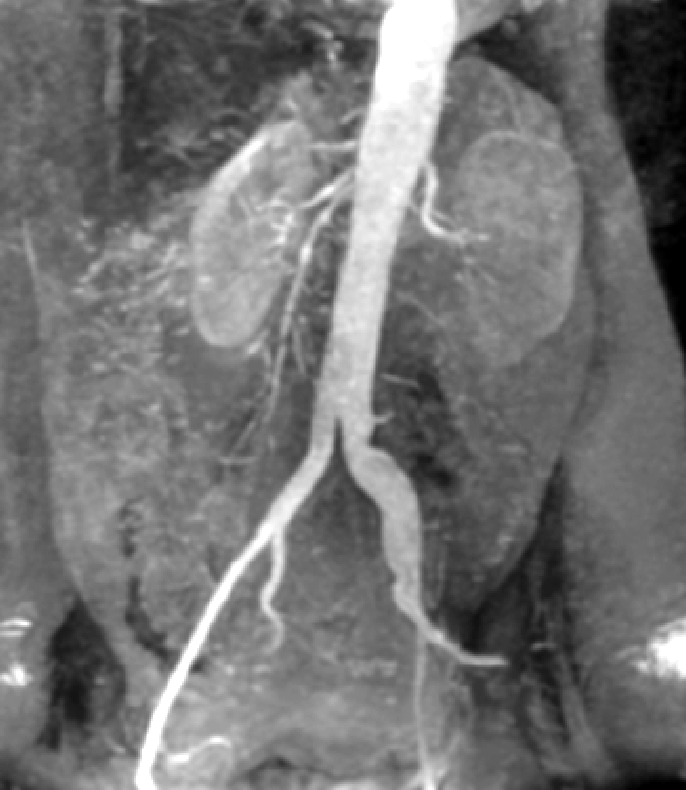
#> input picture CH02/Fig0235(c)(kidney_original).tif, 686 x 790 px, found by its file name
$ python A_expt6b.py
#> lines starting #> are read from the running program, lines starting #| are printed output that depends on the picture
### important_classes/filters.py
'''
Filters:

    Notes:
    * The contents are designed for gray scale images

    # height         : no of rows in image
    # width          : no of columns in image
    # r              : height of original image
    # c              : width of original image
    # d_h            : needed height of padding /selecting neighbourhood
    # d_w            : needed width of padding /selecting neighbourhood
    # m_d_h          : max height of padding /selecting neighbourhood
    # m_d_w          : max width of padding /selecting neighbourhood
    # p_h            : image height after padding
    # p_w            : image width after padding
    # size_org       : size of original image
    # imax           : max possible intensity in the image
    # imin           : min possible intensity in the image
    # nh             : neighbourhood


    * Attributes:
        ** Filter Masks
            *** Smoothening Filter Masks
                # am_mask           : arithmetic filter mask
                # gaussian_mask     : gaussian filter mask

            *** Sharpening Filter Masks
                *** Laplacian Masks
                    # lap_mask90_le     : 90 degrees Laplacian mask (light edges)
                    # lap_mask90_de     : 90 degrees Laplacian mask (dark edges)
                    # lap_mask45_le     : 45 degrees Laplacian mask (light edges)
                    # lap_mask45_de     : 45 degrees Laplacian mask (dark edges)
                *** Line Detection Masks
                    # line_mask_x         : Horizontal line detection mask
                    # line_mask_y         : Vertical line detection mask
                    # line_mask_pxy       : 45 degrees diagonal line detection mask
                    # line_mask_nxy       : -45 degrees diagonal line detection mask
                *** Prewitt Masks
                    # prew_mask_x        : Horizontal Prewitt mask
                    # prew_mask_y        : Vertical Prewitt mask
                    # prew_mask_pxy      : 45 degrees diagonal Prewitt mask
                    # prew_mask_nxy      : -45 degrees diagonal Prewitt mask
                *** Sobel Masks
                    sobel_mask_x         : Horizontal Sobel mask
                    sobel_mask_y         : Vertical Sobel mask
                    sobel_mask_pxy       : 45 degrees diagonal Sobel mask
                    sobel_mask_nxy       : -45 degrees diagonal Sobel mask

            *** Smoothening Filters
                # am_flt            : arithmetic mean filter
                # gm_flt            : geometric mean filter
                # hm_flt            : harmonic mean filter
                # chm_flt           : contraharmonic filter

                **** Order Statistic Filters
                    # median_flt    : median filter
                    # max_flt       : max filter
                    # min_flt       : min filter
                    # midpt_flt     : midpoint filter
                    # alptrm_flt    : alpha-trimmed mean filter

            *** Minimum Mean Square Error (Weiner) Filtering

    * Methods:
        ** Pre-Post Processing
            # pad_img           : used to pad an image
            # unpad_img         : used to unpad a padded image
            # isc               : intensity scaling correction

        ** Applying Filters / Masks
            # flt_apply           : used to apply filters by passing flts / masks and image

        ** Adaptive Filters
            # adpt_median_flt           : adaptive median filter
            # adpt_lclnr_flt            : adaptive local noise reduction filter

        ** Frequency Domain Filters
            *** Laplacian Masks
            # idl_lp_flt                : ideal low pass filter
            # idl_hp_flt                : ideal high pass filter
            # bw_lp_flt                 : butterworth low pass filter
            # glp_flt                   : gaussian low pass filter
            # ghp_flt                   : gaussian high pass filter


'''

# Important imports
import numpy as np

class Filters():

    def __init__(self):
        '''Filter masks: Smoothening'''
        self.am_mask=lambda order:(1/(order**2))*np.ones((order,order))
        self.guassian_mask=lambda order,sigma:np.array([np.exp(-(x**2+y**2)/2*(sigma**2)) for x in range(-int(order/2),int(order/2)+1) for y in range(-int(order/2),int(order/2)+1)]).reshape(order,order)

    # # # # # # # # # # # # # # # # # # # # # # # # #
        '''Filter masks: Sharpening'''

        # Laplacian Masks:
        self.lap_mask90_le=np.array([[0,1,0],[1,-4,1],[0,1,0]])
        self.lap_mask90_de=np.array([[0,-1,0],[-1,4,-1],[0,-1,0]])
        self.lap_mask45_le=np.array([[1,1,1],[1,-8,1],[1,1,1]])
        self.lap_mask45_de=np.array([[-1,-1,-1],[-1,8,-1],[-1,-1,-1]])

        # Line Detection Masks:
        self.line_mask_x=np.array([[-1,-1,-1],[2,2,2],[-1,-1,-1]])
        self.line_mask_y=np.array([[-1,2,-1],[-1,2,-1],[-1,2,-1]])
        self.line_mask_pxy=np.array([[2,-1,-1],[-1,2,-1],[-1,-1,2]])
        self.line_mask_nxy=np.array([[-1,-1,2],[-1,2,-1],[2,-1,-1]])

        # Prewitt Masks:
        self.prew_mask_x=np.array([[-1,-1,-1],[0,0,0],[1,1,1]])
        self.prew_mask_y=np.array([[-1,0,1],[-1,0,1],[-1,0,1]])
        self.prew_mask_pxy=np.array([[0,1,1],[-1,0,1],[-1,-1,0]])
        self.prew_mask_nxy=np.array([[-1,-1,0],[-1,0,1],[0,1,1]])

        # Sobel Masks:
        self.sobel_mask_x=np.array([[-1,-2,-1],[0,0,0],[1,2,1]])
        self.sobel_mask_y=np.array([[-1,0,1],[-2,0,2],[-1,0,1]])
        self.sobel_mask_pxy=np.array([[0,1,2],[-1,0,1],[-2,-1,0]])
        self.sobel_mask_nxy=np.array([[-2,-1,0],[-1,0,1],[0,1,2]])

    # # # # # # # # # # # # # # # # # # # # # # # # #

        '''Filters: Smoothening'''
        self.am_flt=lambda nh: np.average(nh)

        self.gm_flt=lambda nh: np.abs(np.power(np.prod(nh),(1/nh.size),dtype=complex))

        self.hm_flt=lambda nh: 0 if 0 in nh else np.reciprocal(np.average(np.reciprocal(nh)))

        self.chm_flt=lambda q:lambda nh: 0 if(0 in nh and q<0) else 0 if np.abs(np.sum(np.power(nh,q,dtype=complex)))==0 else np.abs(np.sum(np.power(nh,q+1,dtype=complex)))/np.abs(np.sum(np.power(nh,q,dtype=complex)))

        ''' **** Order Statistic Filters'''
        self.median_flt=lambda nh: np.median(nh)
        self.max_flt =lambda nh: np.max(nh)
        self.min_flt=lambda nh: np.min(nh)
        self.midpt_flt=lambda nh: 0.5*(np.max(nh)+np.min(nh))
        self.alptrm_flt=lambda d:lambda nh:np.average(np.sort(np.ravel(nh))[int(d/2):(np.sort(np.ravel(nh)).size-int(d/2))])

    # # # # # # # # # # # # # # # # # # # # # # # # #

        '''Minimum Mean Square Error (Weiner) Filtering'''
        self.weiner_flt=lambda H,k: (1/H)*((np.abs(H)**2)/((np.abs(H)**2)+k))

    # # # # # # # # # # # # # # # # # # # # # # # # #


    ''' ** Preprocessing and Post Processing functions'''
    def pad_img(self, img, layers, pad_with=0):

        r, c = img.shape[0:2]
        d_h = layers
        d_w = layers
        p_h = r+d_h
        p_w = c+d_w

        if pad_with == 0:
            img_pd = np.zeros((p_h+d_h, p_w+d_h))
        else:
            img_pd = np.ones((p_h+d_h, p_w+d_h))*255

        for i in range(d_h, p_h):
            for j in range(d_w, p_w):
                img_pd[i][j] = img[i-d_h][j-d_w]
        return img_pd

    def unpad_img(self, img, size_org, layers):
        d_h = layers
        d_w = layers
        p_h = size_org[0]+d_h
        p_w = size_org[1]+d_w
        img_unpd = np.zeros((size_org[0], size_org[1]))
        for i in range(d_h, p_h):
            for j in range(d_w, p_w):
                img_unpd[i-d_h][j-d_w] = img[i][j]
        return img_unpd

    # [8 lines left out: function isc, not called in this run]


    # # # # # # # # # # # # # # # # # # # # # # # # #
    ''' ** Applying Filters and Filter Masks'''
    def flt_apply(self, img, ord=None, flt=None, mask=np.array([None]),pad_with=0):
        if mask.any()!=None:
            order=mask.shape[0]
        else:
            order=ord

        r, c = img.shape[0:2]
        d_h = int((order-1)/2)
        d_w = int((order-1)/2)
        p_h = r+d_h
        p_w = c+d_w

        img_pd = self.pad_img(img, d_h,pad_with=pad_with)
        flt_img = np.zeros(img_pd.shape)

        if mask.any()!=None and flt==None:
            for i in range(d_h, p_h):
                for j in range(d_w, p_w):
                    flt_img[i][j] = np.sum(img_pd[i-d_h:i+d_h+1, j-d_w:j+d_w+1] * mask)

        elif mask.any()==None and flt!=None:
            for i in range(d_h, p_h):
                for j in range(d_w, p_w):
                    flt_img[i][j] = flt(img_pd[i-d_h:i+d_h+1, j-d_w:j+d_w+1])


        return self.unpad_img(flt_img, img.shape[0:2], d_h)


    # # # # # # # # # # # # # # # # # # # # # # # # #

    '''** Adaptive Filters'''

    # Adaptive Median Filter:

    # [75 lines left out: functions adpt_median_flt, adpt_lclnr_flt, not called in this run]


    # # # # # # # # # # # # # # # # # # # # # # # # #

    ''' Frequency Domain Filters'''

    # Ideal lowpass filter:
    # [53 lines left out: functions idl_lp_flt, idl_hp_flt, bw_lp_flt, glp_flt, ghp_flt, not called in this run]


### A_expt6b.py
'''
A_expt No. 6b:

Local Blurring using Neighbourhood Processing
'''

# Important imports:
from matplotlib import pyplot as plt, gridspec as gs
from dip_toolbox import Filters

img2=plt.imread('CH02\Fig0235(c)(kidney_original).tif')
#> img2 is the input picture: shape (790, 686); min 0, max 255, mean 115.1
imf=Filters()


# Plotting:
fig2=plt.figure(2)
gs2=gs.GridSpec(1,2)
ax21=plt.subplot(gs2[0,0])
ax21.set_title("Original Image")
ax21.axis("off")
ax21.imshow(img2,cmap='gray')

ax22=plt.subplot(gs2[0,1])
ax22.set_title("Blurred Image, Mask:15*15")
ax22.axis("off")
ax22.imshow(imf.flt_apply(img2,15,imf.am_flt),cmap='gray')
#> after the loop in unpad_img, `for i in range(d_h, p_h):`:
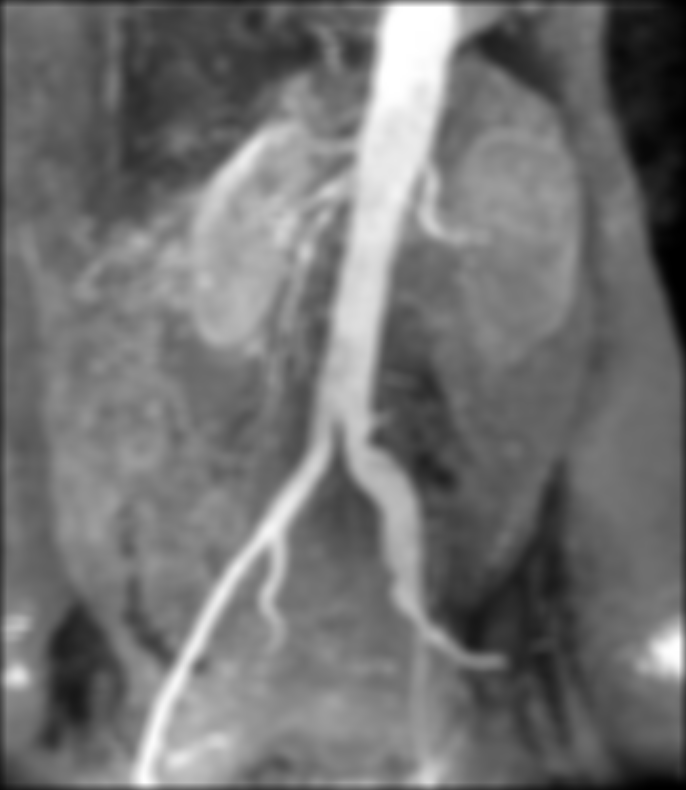
#> img_unpd: shape (790, 686) float64; min 0, max 255, mean 114.1

plt.suptitle('Local Blurring using Neighbourhood Processing',font='Times New Roman',fontweight="bold",fontsize=16)
plt.tight_layout()
fig2.set_size_inches(10, 8)
plt.savefig('input_output/A_expt6_b_1.jpg',dpi=300,)
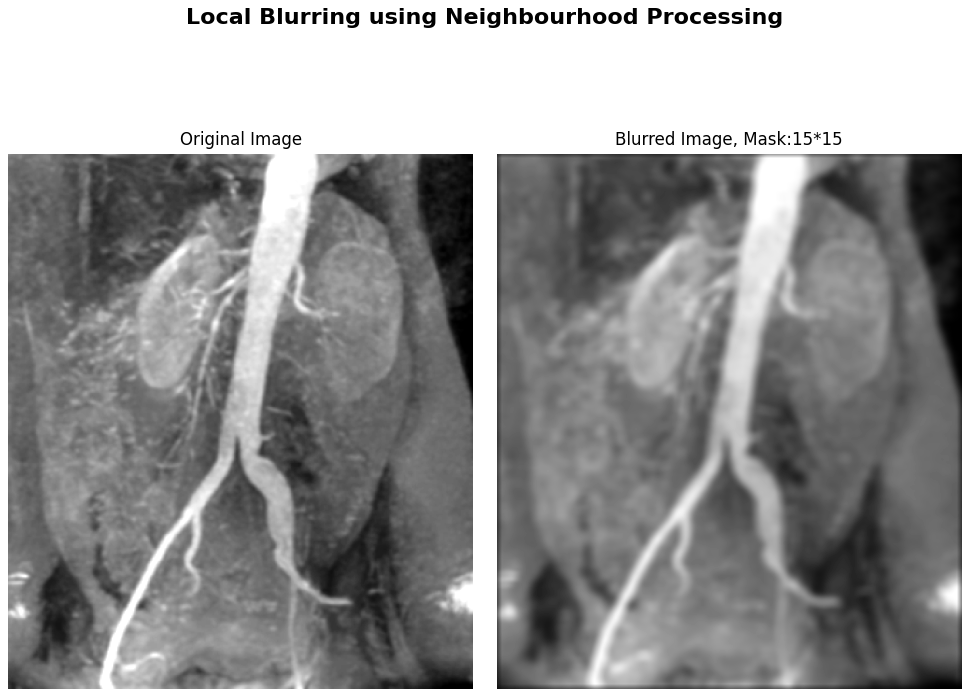
#> figure drawn by matplotlib, 2 panels
fig2.set_size_inches(5, 4)


fig3=plt.figure(3)
gs3=gs.GridSpec(1,2)

ax31=plt.subplot(gs3[0,0])
ax31.set_title("Blurred Image, Mask:29*29")
ax31.axis("off")
ax31.imshow(imf.flt_apply(img2,29,imf.am_flt),cmap='gray')
#> call 2 of flt_apply, with ord = 29, mask = array of shape (1,), pad_with = 0
#> call 2 of pad_img, with layers = 14, pad_with = 0
#> after the loop in pad_img (call 2), `for i in range(d_h, p_h):`:
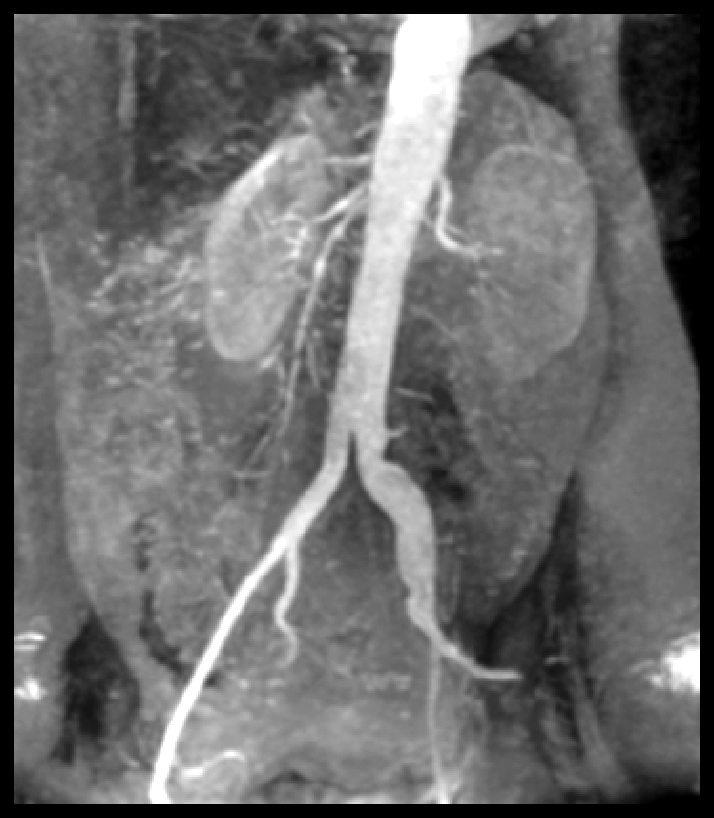
#> img_pd: shape (818, 714) float64; min 0, max 255, mean 106.8
#> after the loop in flt_apply (call 2), `for i in range(d_h, p_h):`:
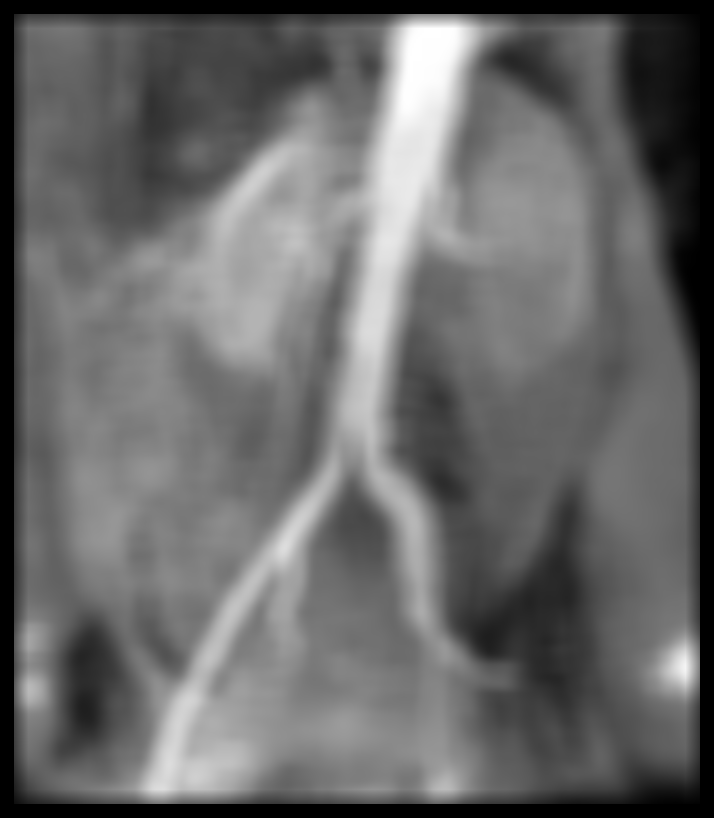
#> flt_img: shape (818, 714) float64; min 0, max 255, mean 104.9
#> call 2 of unpad_img, with size_org = (790, 686), layers = 14
#> after the loop in unpad_img (call 2), `for i in range(d_h, p_h):`:
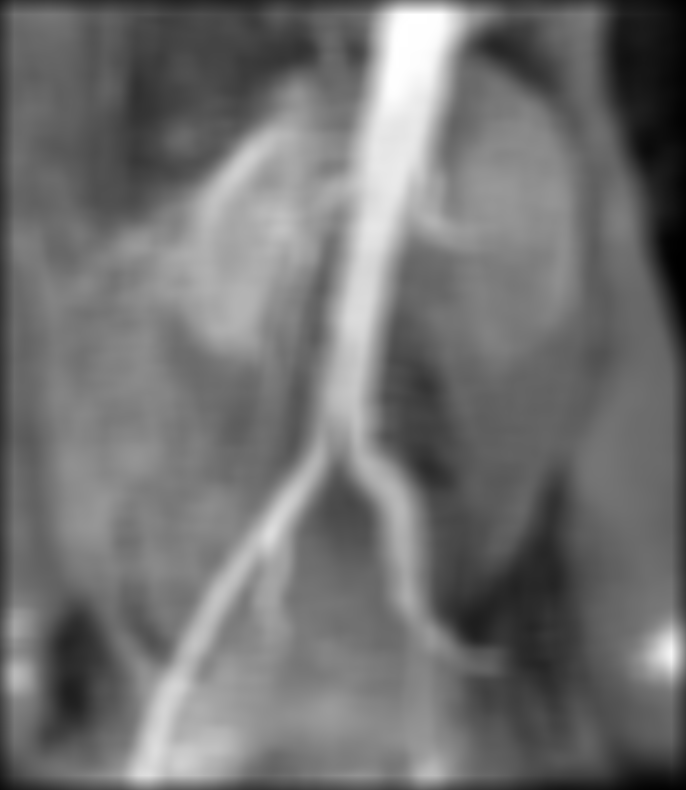
#> img_unpd: shape (790, 686) float64; min 0.00951, max 255, mean 113.1

ax32=plt.subplot(gs3[0,1])
ax32.set_title("Blurred Image, Mask:41*41")
ax32.axis("off")
ax32.imshow(imf.flt_apply(img2,41,imf.am_flt),cmap='gray')
#> call 3 of flt_apply, with ord = 41, mask = array of shape (1,), pad_with = 0
#> call 3 of pad_img, with layers = 20, pad_with = 0
#> after the loop in pad_img (call 3), `for i in range(d_h, p_h):`:
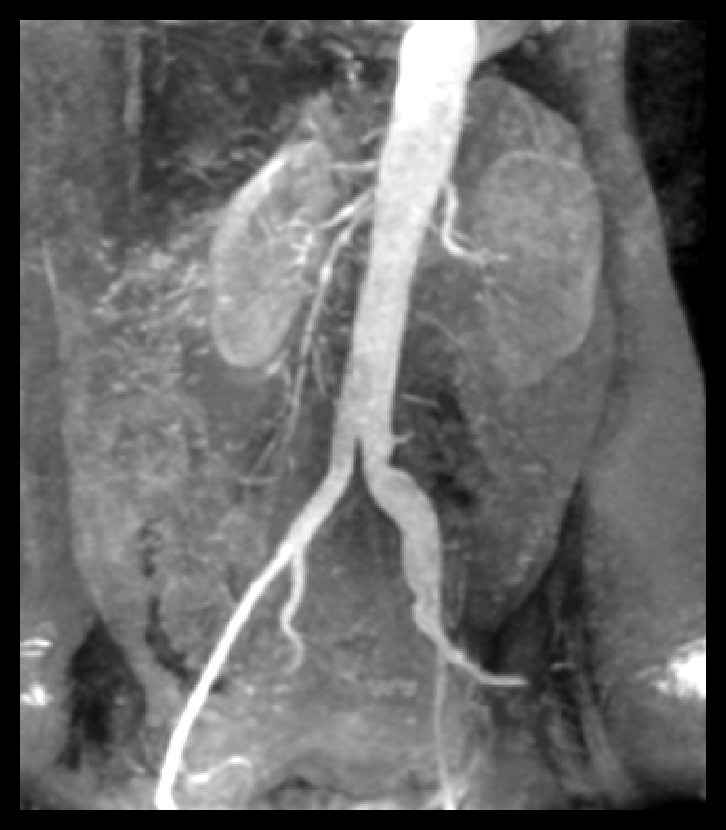
#> img_pd: shape (830, 726) float64; min 0, max 255, mean 103.5
#> after the loop in flt_apply (call 3), `for i in range(d_h, p_h):`:
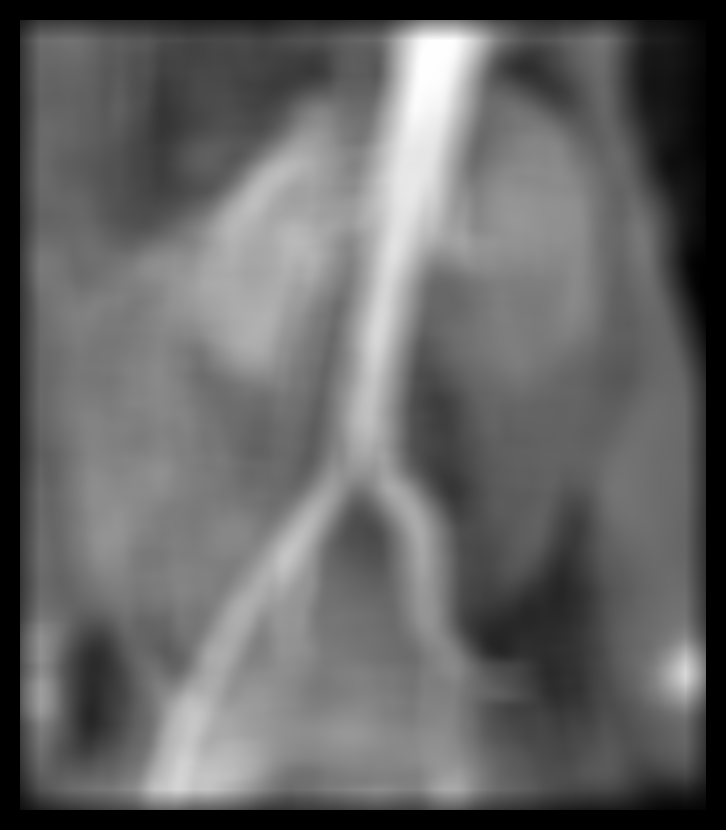
#> flt_img: shape (830, 726) float64; min 0, max 255, mean 101

plt.suptitle('Local Blurring using Neighbourhood Processing',font='Times New Roman',fontweight="bold",fontsize=16)
plt.tight_layout()
fig3.set_size_inches(10, 8)
plt.savefig('input_output/A_expt6_b_2.jpg',dpi=300,)
fig3.set_size_inches(5, 4)
plt.show()
